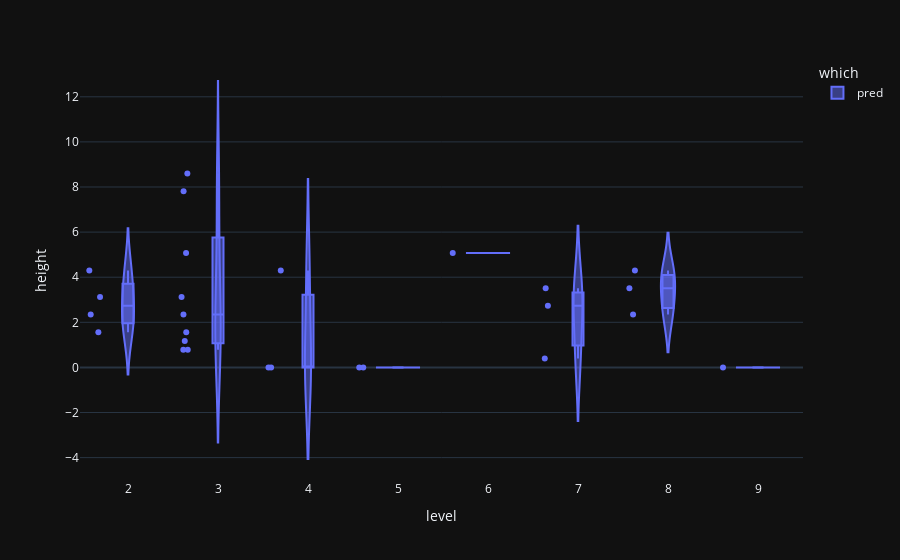

The code cell stored with this chart in its notebook:
### Code cell
fig = px.violin(clean, y="height", x="level", color="which", box=True, points="all",
          hover_data=["sub_name","which"])
fig.show()

### Figure 1 — Plotly figure (JSON) as saved in the notebook; plotly's stock layout.template omitted (floating-point values rounded to 4 significant figures; data arrays with more than 128 entries replaced by an {"elided": "..."} marker saying what was removed)
{"data": [{"alignmentgroup": "True", "box": {"visible": true}, "customdata": {"elided": "138x2 str values"}, "hovertemplate": "which=%{customdata[1]}<br>level=%{x}<br>height=%{y}<br>sub_name=%{customdata[0]}<extra></extra>", "legendgroup": "pred", "marker": {"color": "#636efa"}, "name": "pred", "offsetgroup": "pred", "orientation": "v", "points": "all", "scalegroup": "True", "showlegend": true, "x": {"elided": "138 int values"}, "x0": " ", "xaxis": "x", "y": {"elided": "138 float values"}, "y0": " ", "yaxis": "y", "type": "violin"}], "layout": {"xaxis": {"anchor": "y", "domain": [0.0, 1.0], "title": {"text": "level"}}, "yaxis": {"anchor": "x", "domain": [0.0, 1.0], "title": {"text": "height"}}, "legend": {"title": {"text": "which"}, "tracegroupgap": 0}, "margin": {"t": 60}, "violinmode": "group"}}
